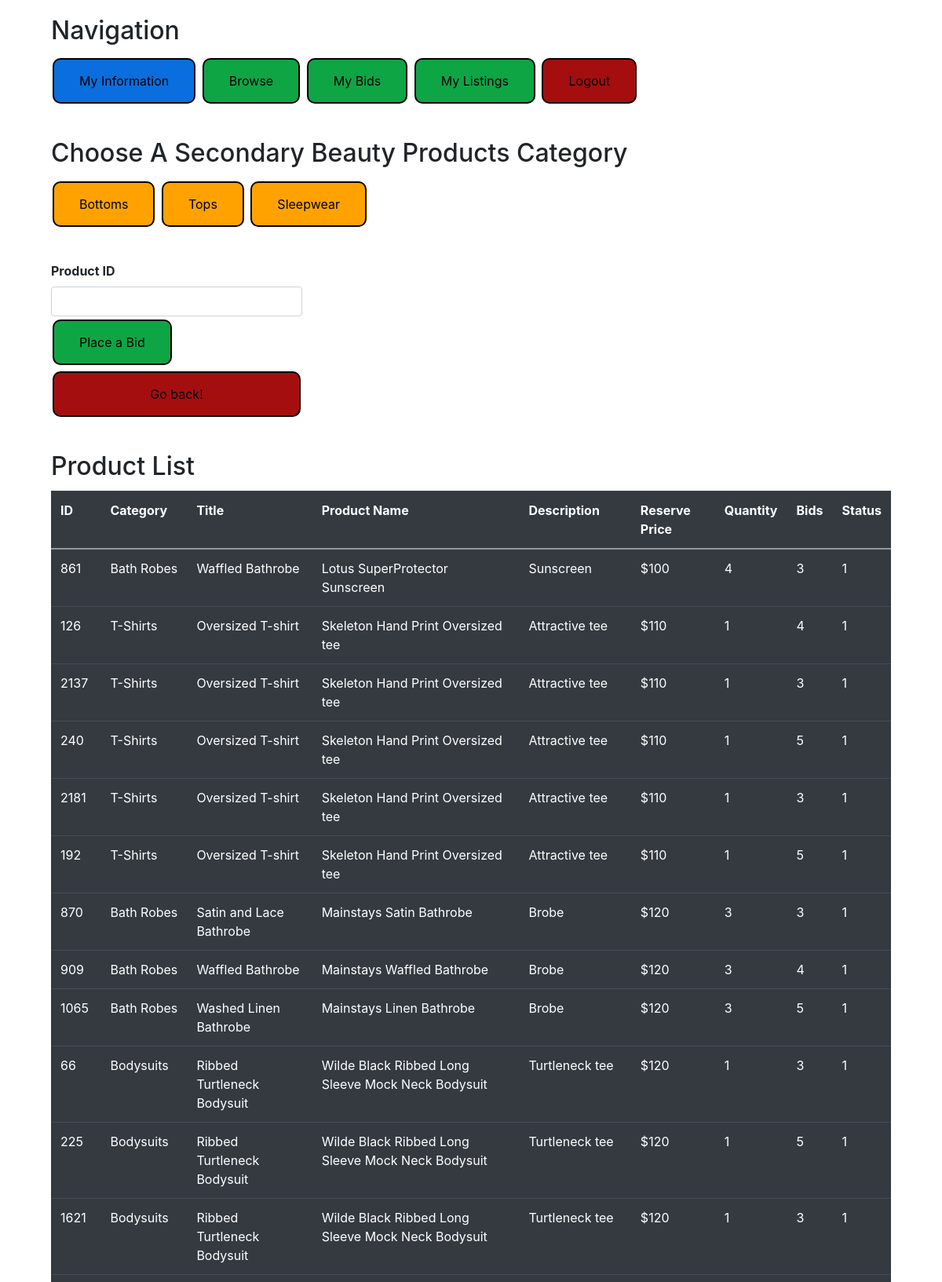
/Clothing (upper part), run on the app's committed database.
### tables this page shows
CREATE TABLE Auction_Listings_new
(
    Seller_Email        TEXT,
    Listing_ID          INTEGER,
    Category            TEXT,
    Auction_Title       TEXT,
    Product_Name        TEXT,
    Product_Description TEXT,
    Quantity            INTEGER,
    Reserve_Price       TEXT,
    Max_bids            INTEGER,
    Status              INTEGER
);

### lionauction.py (the view)
@app.route('/Clothing', methods=['POST', 'GET'])
def clothing():
    connection = sql.connect('user.sqlite')
    cursor = connection.execute('SELECT * FROM Auction_Listings_new '
                                'WHERE Category = ? OR Category = ? OR Category = ? OR Category = ? OR Category = ? OR Category = ? OR Category = ? AND Status == 1 ORDER BY Reserve_Price ASC;',
                                ("Jeans", "Pants", "Skirts", "Bodysuits", "T-Shirts", "Long Sleeves", "Bath Robes"))
    result = cursor.fetchall()
    return render_template('clothing.html', result=result)

### templates/clothing.html (shortened to what this page needs)
<!DOCTYPE html>
<html lang="en" dir="ltr">
<head>
    <link rel="stylesheet" href="https://stackpath.bootstrapcdn.com/bootstrap/4.4.1/css/bootstrap.min.css"
>
</head>
<body>
<div class="container-sm">
    <div class="card-body">
        <h2 class="card-title">Navigation</h2>
        <a class="button button2" href="/myinformation" role="button">My Information</a>
        <a class="button button4" href="/browse" role="button">Browse</a>
        <a class="button button4" href="/my_bids" role="button">My Bids</a>
        <a class="button button4" href="/my_listings" role="button">My Listings</a>
        <a class="button button3" href="/" role="button">Logout</a>
    </div>
</div>
<div class="container-sm">
    <div class="card-body">
        <h2 class="card-title">Choose A Secondary Beauty Products Category</h2>
        <a class="button button5" href="/bottoms" role="button">Bottoms</a>
        <a class="button button5" href="/tops" role="button">Tops</a>
        <a class="button button5" href="/sleepwear" role="button">Sleepwear</a>
    </div>
<div class="card-body" style = "display: inline-block;">
            <label for="ProductID"><b>Product ID</b></label>
            <form id = 'formset' action="/place_bid" method="POST">
                <input type="text" name="id" required class="form-control">
                <button class="button button4" type="submit" role="button" name="bid" value = "bid">Place a Bid</button>
            </form>
            <input class="button button3" value="Go back!" onclick="history.back()">
        </div>
</div>
<div class="container-sm">
    <div class="card-body">
        <h2 class="card-title">Product List</h2>
        <table class="table table-dark clickable-row">
            <tr>
                <th scope="col"> ID</th>
                <th scope="col"> Category</th>
                <th scope="col"> Title</th>
                <th scope="col"> Product Name</th>
                <th scope="col"> Description</th>
                <th scope="col"> Reserve Price</th>
                <th scope="col"> Quantity</th>
                <th scope="col"> Bids</th>
                <th scope="col"> Status</th>
            </tr>
            <tbody>
            {% for email, id, category, title, product_name, description, quantity, price, bids, status in result %}
                <tr>
                    <td> {{ id }} </td>
                    <td> {{ category }} </td>
                    <td> {{ title }} </td>
                    <td> {{ product_name }} </td>
                    <td> {{ description }} </td>
                    <td> {{ price }} </td>
                    <td> {{ quantity }} </td>
                    <td> {{ bids }} </td>
                    <td> {{ status }} </td>
                </tr>
            {% endfor %}
            </tbody>
        </table>
    </div>
</div>
</body>
</html>

### templates/clothing.html (style rules this page uses)
.button { background-color: #4CAF50; border: 2px solid black; color: black; padding: 15px 32px; text-align: center; text-decoration: none; display: inline-block; font-size: 16px; margin: 4px 2px; cursor: pointer; border-radius: 10px; }
.button2 { background-color: #0A6EDE; }
.button3 { background-color: #A50E0E; }
.button4 { background-color: #0EA545; }
.button5 { background-color: #FFA200; }

### data on the page
Auction_Listings_new: Listing_ID "861", Category "Bath Robes", Auction_Title "Waffled Bathrobe", Product_Name "Lotus SuperProtector Sunscreen", Product_Description "Sunscreen", Reserve_Price "$100", Quantity "4", Max_bids "3", Status "1"
Auction_Listings_new: Listing_ID "126", Category "T-Shirts", Auction_Title "Oversized T-shirt", Product_Name "Skeleton Hand Print Oversized tee", Product_Description "Attractive tee", Reserve_Price "$110", Quantity "1", Max_bids "4", Status "1"
Auction_Listings_new: Listing_ID "2137", Category "T-Shirts", Auction_Title "Oversized T-shirt", Product_Name "Skeleton Hand Print Oversized tee", Product_Description "Attractive tee", Reserve_Price "$110", Quantity "1", Max_bids "3", Status "1"
Auction_Listings_new: Listing_ID "240", Category "T-Shirts", Auction_Title "Oversized T-shirt", Product_Name "Skeleton Hand Print Oversized tee", Product_Description "Attractive tee", Reserve_Price "$110", Quantity "1", Max_bids "5", Status "1"
Auction_Listings_new: Listing_ID "2181", Category "T-Shirts", Auction_Title "Oversized T-shirt", Product_Name "Skeleton Hand Print Oversized tee", Product_Description "Attractive tee", Reserve_Price "$110", Quantity "1", Max_bids "3", Status "1"
Auction_Listings_new: Listing_ID "192", Category "T-Shirts", Auction_Title "Oversized T-shirt", Product_Name "Skeleton Hand Print Oversized tee", Product_Description "Attractive tee", Reserve_Price "$110", Quantity "1", Max_bids "5", Status "1"
Auction_Listings_new: Listing_ID "870", Category "Bath Robes", Auction_Title "Satin and Lace Bathrobe", Product_Name "Mainstays Satin Bathrobe", Product_Description "Brobe", Reserve_Price "$120", Quantity "3", Max_bids "3", Status "1"
Auction_Listings_new: Listing_ID "909", Category "Bath Robes", Auction_Title "Waffled Bathrobe", Product_Name "Mainstays Waffled Bathrobe", Product_Description "Brobe", Reserve_Price "$120", Quantity "3", Max_bids "4", Status "1"
Auction_Listings_new: Listing_ID "1065", Category "Bath Robes", Auction_Title "Washed Linen Bathrobe", Product_Name "Mainstays Linen Bathrobe", Product_Description "Brobe", Reserve_Price "$120", Quantity "3", Max_bids "5", Status "1"
Auction_Listings_new: Listing_ID "66", Category "Bodysuits", Auction_Title "Ribbed Turtleneck Bodysuit", Product_Name "Wilde Black Ribbed Long Sleeve Mock Neck Bodysuit", Product_Description "Turtleneck tee", Reserve_Price "$120", Quantity "1", Max_bids "3", Status "1"
Auction_Listings_new: Listing_ID "225", Category "Bodysuits", Auction_Title "Ribbed Turtleneck Bodysuit", Product_Name "Wilde Black Ribbed Long Sleeve Mock Neck Bodysuit", Product_Description "Turtleneck tee", Reserve_Price "$120", Quantity "1", Max_bids "5", Status "1"
Auction_Listings_new: Listing_ID "1621", Category "Bodysuits", Auction_Title "Ribbed Turtleneck Bodysuit", Product_Name "Wilde Black Ribbed Long Sleeve Mock Neck Bodysuit", Product_Description "Turtleneck tee", Reserve_Price "$120", Quantity "1", Max_bids "3", Status "1"
